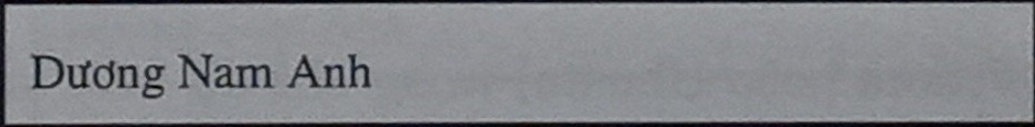
#> input picture UDKPB/ai_core/model_viet_name_ocr/VietNameOCR/1.jpg, 1035 x 127 px
$ python -i b2_cat_noi_dung_tu_bang.py   (imports and definitions only)
#> lines starting #> are read from the running program, lines starting #| are printed output that depends on the picture; after the words box and inside, x2 and y2 are one past the last pixel; in counts of white or black regions, pixels touching at a corner belong together
### UDKPB/kiem_phieu_bau/preprocessing/gpu_utils.py
"""
GPU Utilities cho xử lý ảnh với OpenCV CUDA
Tự động fallback về CPU nếu GPU không khả dụng
"""
import cv2
import numpy as np

# Kiểm tra GPU có sẵn không
_GPU_AVAILABLE = False
_GPU_CHECKED = False

def check_gpu_available():
    """
    Kiểm tra xem OpenCV có được build với CUDA support không

    Returns:
        bool: True nếu GPU khả dụng, False nếu không
    """
    global _GPU_AVAILABLE, _GPU_CHECKED

    if _GPU_CHECKED:
        return _GPU_AVAILABLE

    try:
        # Kiểm tra CUDA device count
        count = cv2.cuda.getCudaEnabledDeviceCount()
        if count > 0:
            _GPU_AVAILABLE = True
            print(f"[GPU] ✓ Phát hiện {count} CUDA device(s)")

            # In thông tin GPU
            for i in range(count):
                device_info = cv2.cuda.getDevice()
                print(f"[GPU] Device {i}: CUDA compute capability")
        else:
            _GPU_AVAILABLE = False
            print("[GPU] ✗ Không phát hiện CUDA device")
    except Exception as e:
        _GPU_AVAILABLE = False
        print(f"[GPU] ✗ OpenCV không được build với CUDA support: {e}")
        print("[GPU] Sử dụng CPU fallback")

    _GPU_CHECKED = True
    return _GPU_AVAILABLE


# [82 lines left out: functions gpu_resize, gpu_warp_perspective, not called in this run]


def gpu_cvt_color(img, code):
    """
    Convert color space sử dụng GPU nếu có, fallback CPU nếu không

    Args:
        img: numpy array - Ảnh đầu vào
        code: int - Color conversion code (cv2.COLOR_*)

    Returns:
        numpy array: Ảnh đã convert
    """
    if check_gpu_available():
        try:
            # Upload lên GPU
            gpu_img = cv2.cuda_GpuMat()
            gpu_img.upload(img)

            # Convert color trên GPU
            gpu_converted = cv2.cuda.cvtColor(gpu_img, code)

            # Download về CPU
            result = gpu_converted.download()

            # Cleanup GPU memory
            del gpu_img, gpu_converted

            return result
        except Exception as e:
            print(f"[GPU WARNING] CvtColor failed, fallback to CPU: {e}")

    # CPU fallback
    return cv2.cvtColor(img, code)


# [114 lines left out: functions gpu_gaussian_blur, gpu_canny, gpu_threshold, not called in this run]


def gpu_filter2d(img, ddepth, kernel):
    """
    Filter2D (convolution) sử dụng GPU nếu có, fallback CPU nếu không

    Args:
        img: numpy array - Ảnh đầu vào
        ddepth: int - Desired depth of destination image
        kernel: numpy array - Convolution kernel

    Returns:
        numpy array: Filtered image
    """
    if check_gpu_available():
        try:
            # Upload lên GPU
            gpu_img = cv2.cuda_GpuMat()
            gpu_img.upload(img)

            # Create linear filter
            linear_filter = cv2.cuda.createLinearFilter(
                gpu_img.type(), ddepth, kernel
            )

            # Apply filter
            gpu_filtered = linear_filter.apply(gpu_img)

            # Download về CPU
            result = gpu_filtered.download()

            # Cleanup GPU memory
            del gpu_img, gpu_filtered, linear_filter

            return result
        except Exception as e:
            print(f"[GPU WARNING] Filter2D failed, fallback to CPU: {e}")

    # CPU fallback
    return cv2.filter2D(img, ddepth, kernel)

### UDKPB/kiem_phieu_bau/preprocessing/b2_cat_noi_dung_tu_bang.py
"""
Phát hiện cấu trúc bảng bằng Line Detection (OpenCV)
Độ chính xác cao hơn cho bảng có đường kẻ rõ ràng
Kết hợp Preprocessing + Edge Projection
"""

import cv2
import numpy as np
import os
from scipy.signal import find_peaks
import matplotlib
# [1 line not run here, left out]
import matplotlib.pyplot as plt

# Import GPU utilities
from .gpu_utils import gpu_filter2d, gpu_canny, gpu_cvt_color, check_gpu_available


def tien_xu_ly_anh(gray):
    """
    PHƯƠNG ÁN 8: Tiền xử lý ảnh
    - Khử nhiễu
    - Làm nét đường kẻ

    Args:
        gray: Ảnh grayscale

    Returns:
        processed: Ảnh đã xử lý
    """
    print("[INFO] Bước 1: Tiền xử lý ảnh (Denoise + Sharpen)...")

    # 1. Khử nhiễu (COMMENTED - tối ưu tốc độ)
    # denoised = cv2.fastNlMeansDenoising(gray, None, h=10, templateWindowSize=7, searchWindowSize=21)

    # 2. Làm nét đường kẻ bằng kernel sharpen (sử dụng GPU nếu có)
    sharpen_kernel = np.array([
        [-1, -1, -1],
        [-1,  9, -1],
        [-1, -1, -1]
    ])
    sharpened = gpu_filter2d(gray, -1, sharpen_kernel)  # GPU acceleration

    # 3. Tăng độ tương phản
    clahe = cv2.createCLAHE(clipLimit=2.0, tileGridSize=(8, 8))
    enhanced = clahe.apply(sharpened)

    return enhanced


def chieu_edge_theo_truc(edges, truc='y'):
    """
    PHƯƠNG ÁN 5: Chiếu edges lên trục để tìm đường kẻ

    Args:
        edges: Ảnh edges (từ Canny)
        truc: 'y' cho đường ngang, 'x' cho đường dọc

    Returns:
        projection: Mảng histogram chiếu
    """
    if truc == 'y':
        # Chiếu theo trục Y (tính tổng pixel trắng theo từng hàng) → Tìm đường NGANG
        projection = np.sum(edges, axis=1)
    else:
        # Chiếu theo trục X (tính tổng pixel trắng theo từng cột) → Tìm đường DỌC
        projection = np.sum(edges, axis=0)

    return projection


def tim_duong_tu_projection(projection, min_distance=20, height_threshold=None):
    """
    Tìm vị trí đường kẻ từ projection histogram bằng cách tìm peaks

    Args:
        projection: Mảng histogram chiếu
        min_distance: Khoảng cách tối thiểu giữa 2 peaks (pixels)
        height_threshold: Ngưỡng chiều cao của peak (None = tự động)

    Returns:
        peaks: Danh sách vị trí các đường kẻ
    """
    # Tự động tính threshold nếu không cung cấp
    if height_threshold is None:
        height_threshold = np.mean(projection) + 0.5 * np.std(projection)

    # Tìm peaks trong histogram
    peaks, properties = find_peaks(
        projection,
        height=height_threshold,
        distance=min_distance,
        prominence=height_threshold * 0.3
    )

    return peaks


# [71 lines left out: function tim_threshold_tu_dong, not called in this run]


def ve_bieu_do_projection(h_projection, v_projection, h_peaks, v_peaks, duong_dan_anh, h_threshold=None, v_threshold=None):
    """
    Vẽ biểu đồ histogram cho projection của đường ngang và đường dọc

    Args:
        h_projection: Projection histogram cho đường ngang
        v_projection: Projection histogram cho đường dọc
        h_peaks: Vị trí các đường ngang đã phát hiện
        v_peaks: Vị trí các đường dọc đã phát hiện
        duong_dan_anh: Đường dẫn ảnh gốc (để lưu biểu đồ)
        h_threshold: Threshold cho đường ngang (None = tính tự động)
        v_threshold: Threshold cho đường dọc (None = tính tự động)
    """
    # Tính threshold mặc định nếu không có
    if h_threshold is None:
        h_threshold = np.max(h_projection) * 0.3
    if v_threshold is None:
        v_threshold = np.max(v_projection) * 0.4

    plt.figure(figsize=(12, 5))

    # Biểu đồ cho đường NGANG
    plt.subplot(1, 2, 1)
    plt.plot(h_projection, range(len(h_projection)), 'b-', linewidth=1)
    plt.axvline(x=h_threshold, color='r', linestyle='--', label=f'Threshold={h_threshold:.0f}')
    for idx, y in enumerate(h_peaks):
        plt.plot(h_projection[y], y, 'ro', markersize=8)
        plt.text(h_projection[y] + 50, y, f'H{idx}', fontsize=9, color='red')
    plt.xlabel('Intensity (Tổng edges theo hàng)', fontsize=10)
    plt.ylabel('Y (pixels)', fontsize=10)
    plt.title('Projection theo trục Y - Phát hiện ĐƯỜNG NGANG', fontsize=12, fontweight='bold')
    plt.gca().invert_yaxis()  # Đảo trục Y để khớp với tọa độ ảnh
    plt.grid(True, alpha=0.3)
    plt.legend()

    # Biểu đồ cho đường DỌC
    plt.subplot(1, 2, 2)
    plt.plot(range(len(v_projection)), v_projection, 'g-', linewidth=1)
    plt.axhline(y=v_threshold, color='r', linestyle='--', label=f'Threshold={v_threshold:.0f}')
    for idx, x in enumerate(v_peaks):
        plt.plot(x, v_projection[x], 'ro', markersize=8)
        plt.text(x, v_projection[x] + 50, f'V{idx}', fontsize=9, color='red')
    plt.xlabel('X (pixels)', fontsize=10)
    plt.ylabel('Intensity (Tổng edges theo cột)', fontsize=10)
    plt.title('Projection theo trục X - Phát hiện ĐƯỜNG DỌC', fontsize=12, fontweight='bold')
    plt.grid(True, alpha=0.3)
    plt.legend()

    plt.tight_layout()

    # Lưu đồ thị
    base_name = os.path.splitext(duong_dan_anh)[0]
    plt.savefig(f"{base_name}_histogram.png", dpi=150, bbox_inches='tight')
    print(f"[INFO] Đã lưu đồ thị projection: {base_name}_histogram.png")

    # CLEANUP: Đóng figure để giải phóng memory (matplotlib leak rất nhiều!)
    plt.close('all')
    import gc
    gc.collect()


def phat_hien_duong_ke_edge_projection(duong_dan_anh, hien_thi=True, target_h_lines=None, target_v_lines=None):
    """
    PHƯƠNG ÁN 8 + 5: Phát hiện đường kẻ bằng Edge Projection
    PHIÊN BẢN CẢI TIẾN: Dùng Morphological Line Detection thay vì Canny

    Args:
        duong_dan_anh: Đường dẫn tới ảnh
        hien_thi: Có vẽ kết quả lên ảnh không
        target_h_lines: Số đường ngang mong muốn (None = tự động)
        target_v_lines: Số đường dọc mong muốn (None = tự động)

    Returns:
        dict: {'horizontal_lines': [...], 'vertical_lines': [...], 'grid': [[...]]}
    """
#> called with hien_thi = True
    # 1. Đọc ảnh
    img = cv2.imread(duong_dan_anh)
#> img is the input picture: shape (127, 1035, 3); mean B, G, R 139, 134.8, 133.3
    gray = gpu_cvt_color(img, cv2.COLOR_BGR2GRAY)  # GPU acceleration
    height, width = gray.shape
#> height = 127; width = 1035

    print(f"[INFO] Kích thước ảnh: {width}x{height}")
#| [INFO] Kích thước ảnh: 1035x127

    # 2. PHƯƠNG ÁN 8: Tiền xử lý
    enhanced = tien_xu_ly_anh(gray)
#> in gpu_filter2d, `return cv2.filter2D(img, ddepth, kernel)`:
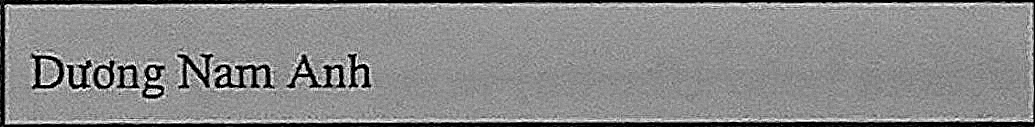
#> returned value: shape (127, 1035); min 0, max 255, mean 137
#> in tien_xu_ly_anh, `enhanced = clahe.apply(sharpened)`:
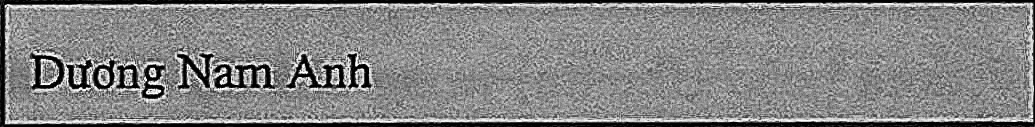
#> enhanced: shape (127, 1035); min 2, max 255, mean 131.8

    # 3. Binarization - Chuyển ảnh thành đen trắng rõ ràng
    print("[INFO] Bước 2: Nhị phân hóa ảnh (Adaptive Threshold)...")
    # Dùng Otsu's thresholding để tự động tìm ngưỡng tối ưu
    _, binary = cv2.threshold(enhanced, 0, 255, cv2.THRESH_BINARY_INV + cv2.THRESH_OTSU)
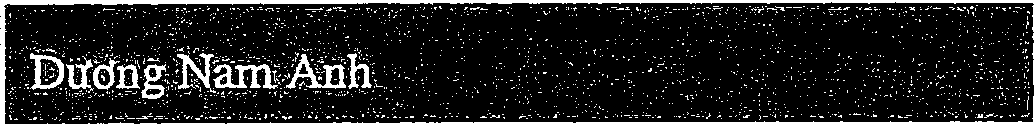
#> binary: shape (127, 1035); 14.1% white; 2154 white regions (2139 under 20 px), largest, box (x1, y1, x2, y2) and area: (0, 0, 1035, 127) 9223, (213, 64, 278, 89) 759, (286, 54, 346, 89) 683

    # 4. Morphological Line Detection - Phát hiện đường kẻ trực tiếp
    print("[INFO] Bước 3: Phát hiện đường kẻ bằng Morphology...")

    # 4.1. Phát hiện đường NGANG
    # Tạo kernel ngang dài để phát hiện đường ngang
    horizontal_kernel_length = width // 30  # Độ dài kernel = 1/30 chiều rộng ảnh
#> horizontal_kernel_length = 34
    horizontal_kernel = cv2.getStructuringElement(cv2.MORPH_RECT, (horizontal_kernel_length, 1))
    # Phát hiện đường ngang
    h_lines_img = cv2.morphologyEx(binary, cv2.MORPH_OPEN, horizontal_kernel, iterations=2)
#> h_lines_img: shape (127, 1035); 6% white; 2 white regions, box (x1, y1, x2, y2) and area: (0, 122, 1035, 127) 4467, (0, 0, 1035, 4) 3398
    # Tăng cường đường kẻ bằng dilation
    h_lines_img = cv2.dilate(h_lines_img, np.ones((3, 1), np.uint8), iterations=2)
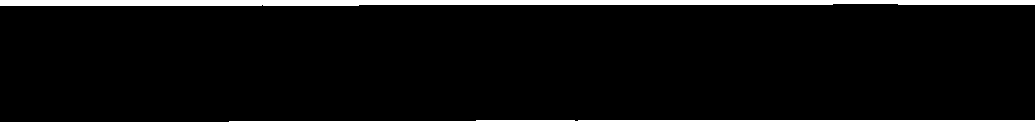
#> h_lines_img: shape (127, 1035); 9.1% white; 2 white regions, box (x1, y1, x2, y2) and area: (0, 120, 1035, 127) 6537, (0, 0, 1035, 6) 5468

    # 4.2. Phát hiện đường DỌC
    # Tạo kernel dọc dài để phát hiện đường dọc
    vertical_kernel_length = height // 30  # Độ dài kernel = 1/30 chiều cao ảnh
#> vertical_kernel_length = 4
    vertical_kernel = cv2.getStructuringElement(cv2.MORPH_RECT, (1, vertical_kernel_length))
#> vertical_kernel = [1, 1, 1, 1]
    # Phát hiện đường dọc
    v_lines_img = cv2.morphologyEx(binary, cv2.MORPH_OPEN, vertical_kernel, iterations=2)
#> v_lines_img: shape (127, 1035); 8.6% white; 41 white regions (10 under 20 px), largest, box (x1, y1, x2, y2) and area: (0, 0, 831, 127) 5316, (576, 0, 1035, 127) 2334, (183, 56, 210, 91) 412
    # Tăng cường đường kẻ bằng dilation
    v_lines_img = cv2.dilate(v_lines_img, np.ones((1, 3), np.uint8), iterations=2)
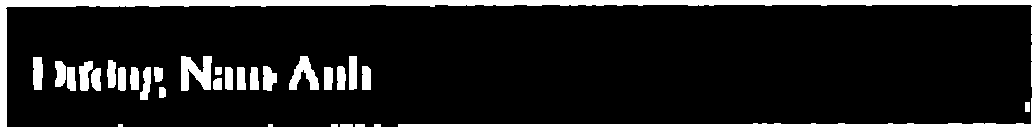
#> v_lines_img: shape (127, 1035); 11.2% white; 31 white regions (2 under 20 px), largest, box (x1, y1, x2, y2) and area: (0, 0, 1035, 127) 9189, (181, 56, 212, 91) 737, (289, 56, 319, 90) 521

    # Kết hợp cả đường ngang và dọc để có ảnh edges hoàn chỉnh
    edges = cv2.bitwise_or(h_lines_img, v_lines_img)
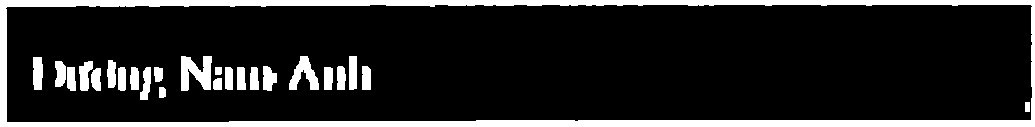
#> edges: shape (127, 1035); 14.5% white; 25 white regions, largest, box (x1, y1, x2, y2) and area: (0, 0, 1035, 127) 13679, (181, 56, 212, 91) 737, (289, 56, 319, 90) 521

    # 5. PHƯƠNG ÁN 5: Edge Projection cho đường NGANG
    print("[INFO] Bước 4: Chiếu đường ngang theo trục Y...")
    # Dùng h_lines_img thay vì edges để có projection chính xác hơn
    h_projection = chieu_edge_theo_truc(h_lines_img, truc='y')
#> in chieu_edge_theo_truc, `projection = np.sum(edges, axis=1)`: projection = 127 values, max 263925 at index 0, min 0 at index 6, mean 24104.5
#> h_projection has the same summary as projection in chieu_edge_theo_truc

    # Tìm peaks trong projection → vị trí đường ngang
    # min_distance là khoảng cách tối thiểu giữa 2 đường ngang
    # height_threshold là ngưỡng để coi là đường ngang (dựa trên intensity max)

    if target_h_lines is not None:
        # Tự động tìm threshold để đạt target
        print(f"[INFO] Mục tiêu: {target_h_lines} đường NGANG")
        h_threshold, h_peaks = tim_threshold_tu_dong(
            h_projection,
            target_count=target_h_lines,
            min_distance=int(height / 20),
            max_iterations=100
        )
    else:
        # Dùng threshold mặc định
        h_peaks = tim_duong_tu_projection(
            h_projection,
            min_distance=int(height / 20),                # 5% chiều cao
            height_threshold=np.max(h_projection) * 0.3   # 30% của peak cao nhất
        )
#> in tim_duong_tu_projection, `peaks, properties = find_peaks( projection, height=height_threshold, d..`: peaks = empty array; properties = {'peak_heights': empty array, 'prominences': empty array, 'left_bases': empty array, 'right_bases': empty array}
#> h_peaks = empty array
        h_threshold = np.max(h_projection) * 0.3
#> h_threshold = 79177.5

    print(f"[INFO] Phát hiện {len(h_peaks)} đường NGANG tại các vị trí Y:")
#| [INFO] Phát hiện 0 đường NGANG tại các vị trí Y:
    # for idx, y in enumerate(h_peaks):
    #     print(f"  H{idx}: y={y} (intensity={int(h_projection[y])})")

    # Tạo danh sách horizontal_lines
    merged_h_lines = []
    for y in h_peaks:
        merged_h_lines.append({
            'y': int(y),
            'x1': 0,
            'x2': width
        })
#> this loop made 0 passes
#> after the loop, merged_h_lines = []

    # 6. PHƯƠNG ÁN 5: Edge Projection cho đường DỌC
    print("[INFO] Bước 5: Chiếu đường dọc theo trục X...")
    # Dùng v_lines_img thay vì edges để có projection chính xác hơn
    v_projection = chieu_edge_theo_truc(v_lines_img, truc='x')
#> v_projection = 1035 values, max 32385 at index 0, min 1275 at index 371, mean 3624.4

    # Tìm peaks trong projection → vị trí đường dọc

    if target_v_lines is not None:
        # Tự động tìm threshold để đạt target
        print(f"[INFO] Mục tiêu: {target_v_lines} đường DỌC")
        v_threshold, v_peaks = tim_threshold_tu_dong(
            v_projection,
            target_count=target_v_lines,
            min_distance=int(width / 20),
            max_iterations=100
        )
    else:
        # Dùng threshold mặc định
        v_peaks = tim_duong_tu_projection(
            v_projection,
            min_distance=int(width / 20),                # 12.5% chiều rộng
            height_threshold=np.max(v_projection) * 0.4  # 40% của peak cao nhất
        )
#> v_peaks = empty array
        v_threshold = np.max(v_projection) * 0.4
#> v_threshold = 12954

    print(f"[INFO] Phát hiện {len(v_peaks)} đường DỌC tại các vị trí X:")
#| [INFO] Phát hiện 0 đường DỌC tại các vị trí X:
    # for idx, x in enumerate(v_peaks):
    #     print(f"  V{idx}: x={x} (intensity={int(v_projection[x])})")

    # Vẽ biểu đồ projection cho cả 2 chiều
    ve_bieu_do_projection(h_projection, v_projection, h_peaks, v_peaks, duong_dan_anh, h_threshold, v_threshold)
#> in ve_bieu_do_projection, `plt.savefig(f"{base_name}_histogram.png", dpi=150, bbox_inches='tight')`:
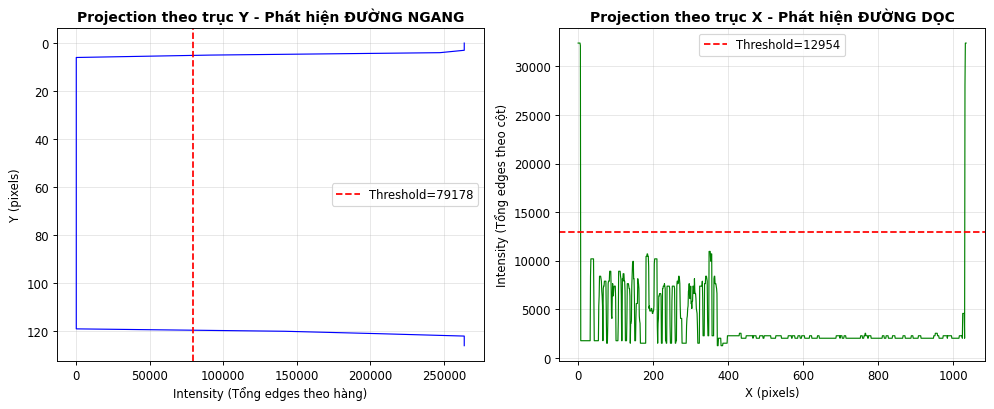
#> figure drawn by matplotlib, 2 panels; panel 2: curve peaks at x = 0, y = 32385

    # Tạo danh sách vertical_lines
    merged_v_lines = []
    for x in v_peaks:
        merged_v_lines.append({
            'x': int(x),
            'y1': 0,
            'y2': height
        })
#> after the loop, merged_v_lines = []

    # 7. Tạo grid từ giao điểm
    grid = []
    if len(merged_h_lines) >= 2 and len(merged_v_lines) >= 2:
        num_rows = len(merged_h_lines) - 1
        num_cols = len(merged_v_lines) - 1

        for i in range(num_rows):
            row_cells = []
            for j in range(num_cols):
                cell = {
                    'row': i,
                    'col': j,
                    'x_min': merged_v_lines[j]['x'],
                    'y_min': merged_h_lines[i]['y'],
                    'x_max': merged_v_lines[j + 1]['x'],
                    'y_max': merged_h_lines[i + 1]['y']
                }
                row_cells.append(cell)
            grid.append(row_cells)

        print(f"\n[INFO] Đã tạo grid: {num_rows} dòng x {num_cols} cột")

    # 8. Vẽ kết quả lên ảnh
    if hien_thi:
        result_img = img.copy()

        # Vẽ đường ngang (màu xanh lá) và ghi label
        for idx, line in enumerate(merged_h_lines):
            cv2.line(result_img, (line['x1'], line['y']), (line['x2'], line['y']), (0, 255, 0), 2)

            label = f"H{idx}"
            (text_w, text_h), _ = cv2.getTextSize(label, cv2.FONT_HERSHEY_SIMPLEX, 0.6, 2)
            cv2.rectangle(result_img,
                         (5, line['y'] - text_h - 5),
                         (5 + text_w + 10, line['y'] + 5),
                         (0, 255, 0), -1)
            cv2.putText(result_img, label,
                       (10, line['y']),
                       cv2.FONT_HERSHEY_SIMPLEX, 0.6, (0, 0, 0), 2)

        # Vẽ đường dọc (màu xanh dương) và ghi label
        for idx, line in enumerate(merged_v_lines):
            cv2.line(result_img, (line['x'], line['y1']), (line['x'], line['y2']), (255, 0, 0), 2)

            label = f"V{idx}"
            (text_w, text_h), _ = cv2.getTextSize(label, cv2.FONT_HERSHEY_SIMPLEX, 0.6, 2)
            cv2.rectangle(result_img,
                         (line['x'] - text_w//2 - 5, 5),
                         (line['x'] + text_w//2 + 5, 5 + text_h + 10),
                         (255, 0, 0), -1)
            cv2.putText(result_img, label,
                       (line['x'] - text_w//2, 20),
                       cv2.FONT_HERSHEY_SIMPLEX, 0.6, (255, 255, 255), 2)

        # Vẽ các ô (màu đỏ)
        for row in grid:
            for cell in row:
                cv2.rectangle(result_img,
                            (cell['x_min'], cell['y_min']),
                            (cell['x_max'], cell['y_max']),
                            (0, 0, 255), 1)

                text = f"[{cell['row']},{cell['col']}]"
                cv2.putText(result_img, text,
                          (cell['x_min'] + 5, cell['y_min'] + 20),
                          cv2.FONT_HERSHEY_SIMPLEX, 0.4, (255, 0, 0), 1)

        # Lưu ảnh grid detection
        base_name = os.path.splitext(duong_dan_anh)[0]
        detection_output = f"{base_name}_detection.jpg"
        cv2.imwrite(detection_output, result_img)
        print(f"\n[INFO] Đã lưu ảnh grid detection: {detection_output}")

        # Lưu ảnh edges kết hợp
        edges_output = f"{base_name}_edges.jpg"
        cv2.imwrite(edges_output, edges)
        print(f"[INFO] Đã lưu ảnh edges kết hợp: {edges_output}")

    print("[INFO] ========== HOÀN TẤT PHÁT HIỆN GRID ==========")

    # CLEANUP: Giải phóng tất cả ảnh tạm (cực kỳ quan trọng!)
    # img có thể lên tới 17MB, binary/edges ~5MB mỗi cái
    del img, gray, enhanced, binary, h_lines_img, v_lines_img, edges
    if hien_thi:
        del result_img
    import gc
    gc.collect()

    return {
        'horizontal_lines': merged_h_lines,
        'vertical_lines': merged_v_lines,
        'grid': grid
    }


# [155 lines left out: functions phat_hien_grid_phieu_bau, cat_cac_o_tu_grid, not called in this run]


# [141 lines not run here, left out]

>>> result = phat_hien_duong_ke_edge_projection('../../ai_core/model_viet_name_ocr/VietNameOCR/1.jpg')
#> result = {'horizontal_lines': [], 'vertical_lines': [], 'grid': []}
